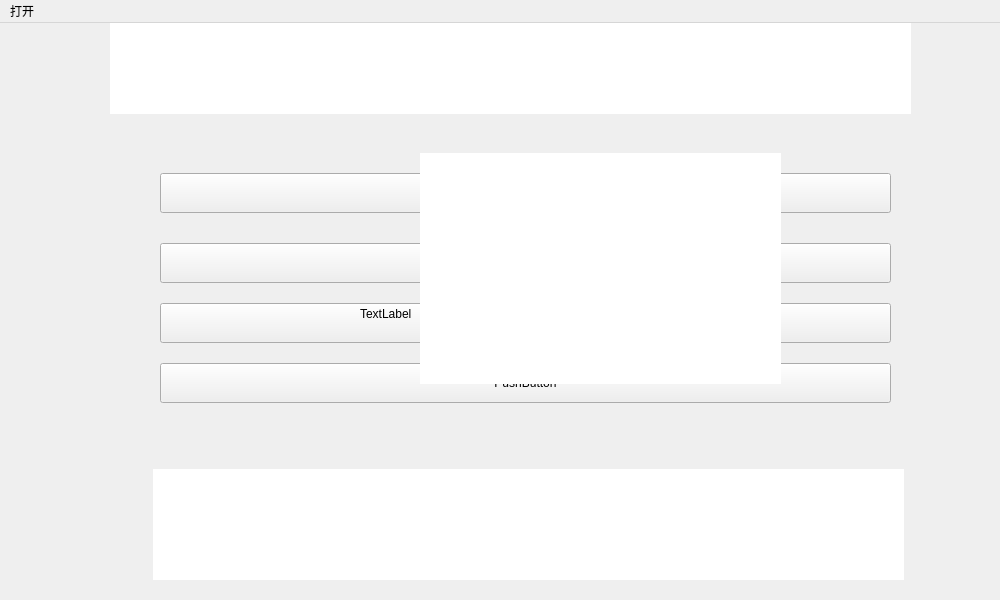
<?xml version="1.0" encoding="UTF-8"?>
<ui version="4.0">
 <class>game</class>
 <widget class="QMainWindow" name="game">
  <property name="geometry">
   <rect>
    <x>0</x>
    <y>0</y>
    <width>1000</width>
    <height>600</height>
   </rect>
  </property>
  <property name="windowTitle">
   <string>MainWindow</string>
  </property>
  <widget class="QWidget" name="centralwidget">
   <widget class="QLabel" name="into">
    <property name="geometry">
     <rect>
      <x>0</x>
      <y>0</y>
      <width>1000</width>
      <height>600</height>
     </rect>
    </property>
    <property name="text">
     <string/>
    </property>
   </widget>
   <widget class="QLabel" name="label">
    <property name="geometry">
     <rect>
      <x>580</x>
      <y>10</y>
      <width>51</width>
      <height>51</height>
     </rect>
    </property>
    <property name="text">
     <string/>
    </property>
    <property name="pixmap">
     <pixmap resource="res.qrc">:/image/hp.png</pixmap>
    </property>
   </widget>
   <widget class="QLineEdit" name="lineEdit">
    <property name="geometry">
     <rect>
      <x>640</x>
      <y>10</y>
      <width>71</width>
      <height>51</height>
     </rect>
    </property>
    <property name="cursor">
     <cursorShape>ArrowCursor</cursorShape>
    </property>
    <property name="autoFillBackground">
     <bool>true</bool>
    </property>
    <property name="frame">
     <bool>false</bool>
    </property>
    <property name="readOnly">
     <bool>true</bool>
    </property>
   </widget>
   <widget class="QLabel" name="label_2">
    <property name="geometry">
     <rect>
      <x>750</x>
      <y>10</y>
      <width>50</width>
      <height>50</height>
     </rect>
    </property>
    <property name="text">
     <string/>
    </property>
    <property name="pixmap">
     <pixmap resource="res.qrc">:/image/san.png</pixmap>
    </property>
   </widget>
   <widget class="QLineEdit" name="lineEdit_2">
    <property name="geometry">
     <rect>
      <x>820</x>
      <y>10</y>
      <width>81</width>
      <height>51</height>
     </rect>
    </property>
    <property name="cursor">
     <cursorShape>ArrowCursor</cursorShape>
    </property>
    <property name="frame">
     <bool>false</bool>
    </property>
    <property name="readOnly">
     <bool>true</bool>
    </property>
   </widget>
   <widget class="QTextEdit" name="lineEdit_3">
    <property name="geometry">
     <rect>
      <x>110</x>
      <y>0</y>
      <width>801</width>
      <height>91</height>
     </rect>
    </property>
    <property name="frameShape">
     <enum>QFrame::NoFrame</enum>
    </property>
    <property name="readOnly">
     <bool>true</bool>
    </property>
   </widget>
   <widget class="QTextEdit" name="textEdit_4">
    <property name="geometry">
     <rect>
      <x>153</x>
      <y>446</y>
      <width>751</width>
      <height>111</height>
     </rect>
    </property>
    <property name="mouseTracking">
     <bool>false</bool>
    </property>
    <property name="autoFillBackground">
     <bool>true</bool>
    </property>
    <property name="frameShape">
     <enum>QFrame::NoFrame</enum>
    </property>
    <property name="frameShadow">
     <enum>QFrame::Sunken</enum>
    </property>
    <property name="readOnly">
     <bool>true</bool>
    </property>
   </widget>
   <widget class="QPushButton" name="pushButton">
    <property name="geometry">
     <rect>
      <x>160</x>
      <y>150</y>
      <width>731</width>
      <height>40</height>
     </rect>
    </property>
    <property name="text">
     <string>PushButton</string>
    </property>
   </widget>
   <widget class="QPushButton" name="pushButton_2">
    <property name="geometry">
     <rect>
      <x>160</x>
      <y>220</y>
      <width>731</width>
      <height>40</height>
     </rect>
    </property>
    <property name="text">
     <string>PushButton</string>
    </property>
   </widget>
   <widget class="QPushButton" name="pushButton_3">
    <property name="geometry">
     <rect>
      <x>160</x>
      <y>280</y>
      <width>731</width>
      <height>40</height>
     </rect>
    </property>
    <property name="text">
     <string>PushButton</string>
    </property>
   </widget>
   <widget class="QPushButton" name="pushButton_4">
    <property name="geometry">
     <rect>
      <x>160</x>
      <y>340</y>
      <width>731</width>
      <height>40</height>
     </rect>
    </property>
    <property name="text">
     <string>PushButton</string>
    </property>
   </widget>
   <widget class="QLabel" name="label_4">
    <property name="geometry">
     <rect>
      <x>130</x>
      <y>420</y>
      <width>791</width>
      <height>141</height>
     </rect>
    </property>
    <property name="text">
     <string/>
    </property>
    <property name="pixmap">
     <pixmap resource="res.qrc">:/image/diabg.png</pixmap>
    </property>
   </widget>
   <widget class="QLabel" name="sz">
    <property name="geometry">
     <rect>
      <x>360</x>
      <y>180</y>
      <width>271</width>
      <height>221</height>
     </rect>
    </property>
    <property name="text">
     <string>TextLabel</string>
    </property>
   </widget>
   <widget class="QLabel" name="label_5">
    <property name="geometry">
     <rect>
      <x>320</x>
      <y>110</y>
      <width>511</width>
      <height>271</height>
     </rect>
    </property>
    <property name="text">
     <string/>
    </property>
    <property name="pixmap">
     <pixmap resource="res.qrc">:/image/end.png</pixmap>
    </property>
   </widget>
   <widget class="QTextEdit" name="textEdit_5">
    <property name="geometry">
     <rect>
      <x>420</x>
      <y>130</y>
      <width>361</width>
      <height>231</height>
     </rect>
    </property>
    <property name="frameShape">
     <enum>QFrame::NoFrame</enum>
    </property>
    <property name="readOnly">
     <bool>true</bool>
    </property>
   </widget>
   <zorder>into</zorder>
   <zorder>label</zorder>
   <zorder>lineEdit</zorder>
   <zorder>label_2</zorder>
   <zorder>lineEdit_2</zorder>
   <zorder>lineEdit_3</zorder>
   <zorder>pushButton</zorder>
   <zorder>pushButton_2</zorder>
   <zorder>pushButton_3</zorder>
   <zorder>pushButton_4</zorder>
   <zorder>textEdit_4</zorder>
   <zorder>label_4</zorder>
   <zorder>sz</zorder>
   <zorder>label_5</zorder>
   <zorder>textEdit_5</zorder>
  </widget>
  <widget class="QMenuBar" name="menubar">
   <property name="geometry">
    <rect>
     <x>0</x>
     <y>0</y>
     <width>1000</width>
     <height>26</height>
    </rect>
   </property>
   <widget class="QMenu" name="menu">
    <property name="title">
     <string>打开</string>
    </property>
    <addaction name="actionexit"/>
   </widget>
   <addaction name="menu"/>
  </widget>
  <action name="actionexit">
   <property name="text">
    <string>退出</string>
   </property>
  </action>
 </widget>
 <resources>
  <include location="res.qrc"/>
 </resources>
 <connections/>
</ui>
